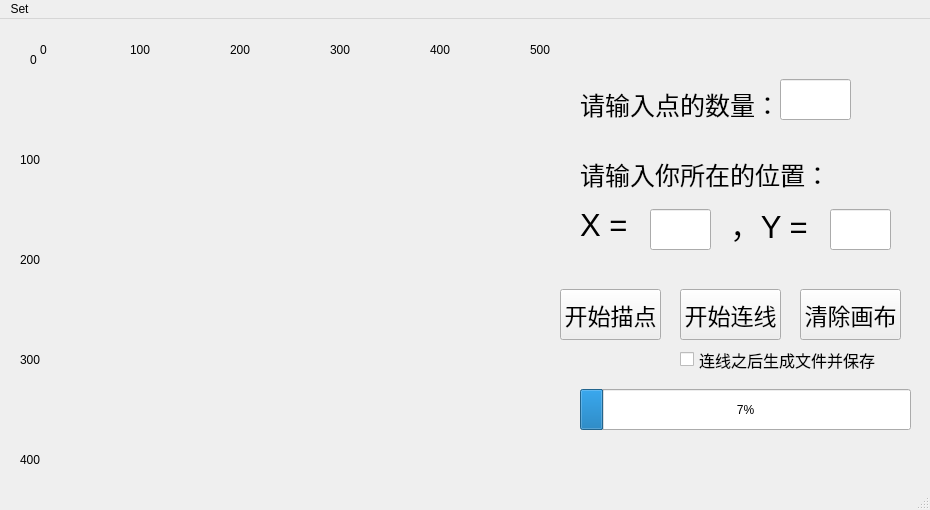
<?xml version="1.0" encoding="UTF-8"?>
<ui version="4.0">
 <class>MainWindow</class>
 <widget class="QMainWindow" name="MainWindow">
  <property name="geometry">
   <rect>
    <x>0</x>
    <y>0</y>
    <width>930</width>
    <height>510</height>
   </rect>
  </property>
  <property name="minimumSize">
   <size>
    <width>930</width>
    <height>510</height>
   </size>
  </property>
  <property name="maximumSize">
   <size>
    <width>930</width>
    <height>510</height>
   </size>
  </property>
  <property name="windowTitle">
   <string>MainWindow</string>
  </property>
  <widget class="QWidget" name="centralWidget">
   <widget class="PaintedWidget" name="paintedWidget" native="true">
    <property name="geometry">
     <rect>
      <x>40</x>
      <y>40</y>
      <width>500</width>
      <height>400</height>
     </rect>
    </property>
    <property name="minimumSize">
     <size>
      <width>500</width>
      <height>400</height>
     </size>
    </property>
    <property name="maximumSize">
     <size>
      <width>500</width>
      <height>400</height>
     </size>
    </property>
   </widget>
   <widget class="QLineEdit" name="numberLineEdit">
    <property name="geometry">
     <rect>
      <x>780</x>
      <y>60</y>
      <width>71</width>
      <height>41</height>
     </rect>
    </property>
    <property name="font">
     <font>
      <pointsize>15</pointsize>
     </font>
    </property>
   </widget>
   <widget class="QPushButton" name="paintPointsButton">
    <property name="geometry">
     <rect>
      <x>560</x>
      <y>270</y>
      <width>101</width>
      <height>51</height>
     </rect>
    </property>
    <property name="font">
     <font>
      <pointsize>17</pointsize>
     </font>
    </property>
    <property name="text">
     <string>开始描点</string>
    </property>
   </widget>
   <widget class="QPushButton" name="linkButton">
    <property name="geometry">
     <rect>
      <x>680</x>
      <y>270</y>
      <width>101</width>
      <height>51</height>
     </rect>
    </property>
    <property name="font">
     <font>
      <pointsize>17</pointsize>
     </font>
    </property>
    <property name="text">
     <string>开始连线</string>
    </property>
   </widget>
   <widget class="QLabel" name="label">
    <property name="geometry">
     <rect>
      <x>40</x>
      <y>20</y>
      <width>16</width>
      <height>21</height>
     </rect>
    </property>
    <property name="text">
     <string>0</string>
    </property>
   </widget>
   <widget class="QLabel" name="label_2">
    <property name="geometry">
     <rect>
      <x>130</x>
      <y>20</y>
      <width>21</width>
      <height>21</height>
     </rect>
    </property>
    <property name="text">
     <string>100</string>
    </property>
   </widget>
   <widget class="QLabel" name="label_3">
    <property name="geometry">
     <rect>
      <x>230</x>
      <y>20</y>
      <width>21</width>
      <height>21</height>
     </rect>
    </property>
    <property name="text">
     <string>200</string>
    </property>
   </widget>
   <widget class="QLabel" name="label_4">
    <property name="geometry">
     <rect>
      <x>330</x>
      <y>20</y>
      <width>21</width>
      <height>21</height>
     </rect>
    </property>
    <property name="text">
     <string>300</string>
    </property>
   </widget>
   <widget class="QLabel" name="label_5">
    <property name="geometry">
     <rect>
      <x>430</x>
      <y>20</y>
      <width>21</width>
      <height>21</height>
     </rect>
    </property>
    <property name="text">
     <string>400</string>
    </property>
   </widget>
   <widget class="QLabel" name="label_6">
    <property name="geometry">
     <rect>
      <x>30</x>
      <y>30</y>
      <width>16</width>
      <height>21</height>
     </rect>
    </property>
    <property name="text">
     <string>0</string>
    </property>
   </widget>
   <widget class="QLabel" name="label_7">
    <property name="geometry">
     <rect>
      <x>20</x>
      <y>130</y>
      <width>21</width>
      <height>21</height>
     </rect>
    </property>
    <property name="text">
     <string>100</string>
    </property>
   </widget>
   <widget class="QLabel" name="label_8">
    <property name="geometry">
     <rect>
      <x>20</x>
      <y>230</y>
      <width>21</width>
      <height>21</height>
     </rect>
    </property>
    <property name="text">
     <string>200</string>
    </property>
   </widget>
   <widget class="QLabel" name="label_9">
    <property name="geometry">
     <rect>
      <x>20</x>
      <y>330</y>
      <width>21</width>
      <height>21</height>
     </rect>
    </property>
    <property name="text">
     <string>300</string>
    </property>
   </widget>
   <widget class="QLabel" name="label_10">
    <property name="geometry">
     <rect>
      <x>580</x>
      <y>60</y>
      <width>201</width>
      <height>51</height>
     </rect>
    </property>
    <property name="font">
     <font>
      <pointsize>19</pointsize>
     </font>
    </property>
    <property name="text">
     <string>请输入点的数量：</string>
    </property>
   </widget>
   <widget class="QLabel" name="label_11">
    <property name="geometry">
     <rect>
      <x>580</x>
      <y>130</y>
      <width>261</width>
      <height>51</height>
     </rect>
    </property>
    <property name="font">
     <font>
      <pointsize>19</pointsize>
     </font>
    </property>
    <property name="text">
     <string>请输入你所在的位置：</string>
    </property>
   </widget>
   <widget class="QLineEdit" name="xPosLineEdit">
    <property name="geometry">
     <rect>
      <x>650</x>
      <y>190</y>
      <width>61</width>
      <height>41</height>
     </rect>
    </property>
    <property name="font">
     <font>
      <pointsize>15</pointsize>
     </font>
    </property>
   </widget>
   <widget class="QLabel" name="label_12">
    <property name="geometry">
     <rect>
      <x>580</x>
      <y>180</y>
      <width>51</width>
      <height>51</height>
     </rect>
    </property>
    <property name="font">
     <font>
      <pointsize>23</pointsize>
     </font>
    </property>
    <property name="text">
     <string>X =</string>
    </property>
   </widget>
   <widget class="QLabel" name="label_13">
    <property name="geometry">
     <rect>
      <x>730</x>
      <y>180</y>
      <width>81</width>
      <height>51</height>
     </rect>
    </property>
    <property name="font">
     <font>
      <pointsize>23</pointsize>
     </font>
    </property>
    <property name="text">
     <string>，Y =</string>
    </property>
   </widget>
   <widget class="QLineEdit" name="yPosLineEdit">
    <property name="geometry">
     <rect>
      <x>830</x>
      <y>190</y>
      <width>61</width>
      <height>41</height>
     </rect>
    </property>
    <property name="font">
     <font>
      <pointsize>15</pointsize>
     </font>
    </property>
   </widget>
   <widget class="QLabel" name="label_14">
    <property name="geometry">
     <rect>
      <x>530</x>
      <y>20</y>
      <width>21</width>
      <height>21</height>
     </rect>
    </property>
    <property name="text">
     <string>500</string>
    </property>
   </widget>
   <widget class="QLabel" name="label_15">
    <property name="geometry">
     <rect>
      <x>20</x>
      <y>430</y>
      <width>21</width>
      <height>21</height>
     </rect>
    </property>
    <property name="text">
     <string>400</string>
    </property>
   </widget>
   <widget class="QProgressBar" name="progressBar">
    <property name="geometry">
     <rect>
      <x>580</x>
      <y>370</y>
      <width>331</width>
      <height>41</height>
     </rect>
    </property>
    <property name="maximum">
     <number>100</number>
    </property>
    <property name="value">
     <number>7</number>
    </property>
   </widget>
   <widget class="QPushButton" name="cleanButton">
    <property name="geometry">
     <rect>
      <x>800</x>
      <y>270</y>
      <width>101</width>
      <height>51</height>
     </rect>
    </property>
    <property name="font">
     <font>
      <pointsize>17</pointsize>
     </font>
    </property>
    <property name="text">
     <string>清除画布</string>
    </property>
   </widget>
   <widget class="QCheckBox" name="checkBox">
    <property name="geometry">
     <rect>
      <x>680</x>
      <y>330</y>
      <width>201</width>
      <height>21</height>
     </rect>
    </property>
    <property name="font">
     <font>
      <pointsize>12</pointsize>
     </font>
    </property>
    <property name="text">
     <string>连线之后生成文件并保存</string>
    </property>
   </widget>
  </widget>
  <widget class="QStatusBar" name="statusBar"/>
  <widget class="QMenuBar" name="menuBar">
   <property name="geometry">
    <rect>
     <x>0</x>
     <y>0</y>
     <width>930</width>
     <height>23</height>
    </rect>
   </property>
   <widget class="QMenu" name="menu">
    <property name="title">
     <string>Set</string>
    </property>
    <addaction name="setFileAction"/>
   </widget>
   <addaction name="menu"/>
  </widget>
  <action name="setRandomColorAction">
   <property name="text">
    <string>Set Random Points Color</string>
   </property>
  </action>
  <action name="setFileAction">
   <property name="text">
    <string>Set File Directory</string>
   </property>
  </action>
  <action name="setPositionColor">
   <property name="text">
    <string>Set Your Position Color</string>
   </property>
  </action>
  <action name="setLinesColor">
   <property name="text">
    <string>Set Lines Color</string>
   </property>
  </action>
 </widget>
 <layoutdefault spacing="6" margin="11"/>
 <customwidgets>
  <customwidget>
   <class>PaintedWidget</class>
   <extends>QWidget</extends>
   <header location="global">paintedwidget.h</header>
   <container>1</container>
  </customwidget>
 </customwidgets>
 <resources/>
 <connections/>
</ui>
